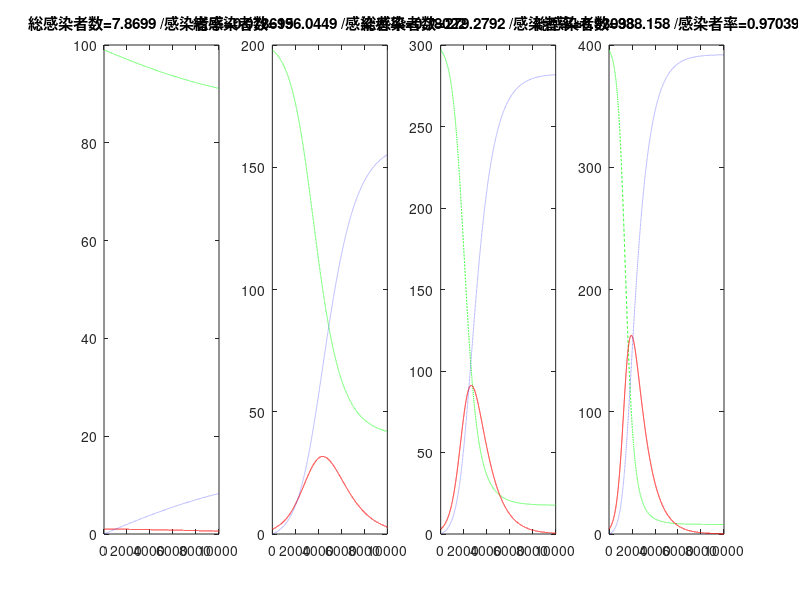

Reproduce this figure in MATLAB.
dt=0.01;Tmax=10000;
S=zeros(1,Tmax);%未感染者
I=zeros(1,Tmax);%感染者
R=zeros(1,Tmax);R(1)=0;%回復者
X=1:Tmax;
b=0.001;g=0.1;
N=[100 200 300 400];    %Nの値を要素数4のベクトルとして用意
figure('Position',[0 400 1000 250]);    %ウィンドウのサイズと位置は適宜調節して下さい
for J=1:4               %Jを1から4まで増加させる
    I(1)=N(J)*0.01;     %N(J)の値から初期の感染者数I(1)を計算
    S(1)=N(J)-I(1);     %N(J)とI(1)から初期の未感染者数S(1)を計算
    for T=1:Tmax-1      %I(1)とS(1)の値に応じてS, I, Rの時間変化を計算
        S(T+1)=S(T)+dt*( -b*S(T)*I(T)           );
        I(T+1)=I(T)+dt*(  b*S(T)*I(T) -g*I(T)   );
        R(T+1)=R(T)+dt*(               g*I(T)   );
    end
    subplot(1,4,J);plot(X,S,'g--',X,I,'r',X,R,'b:');ylim([0 N(J)]);
    title(strcat('総感染者数=',num2str(S(1)-S(Tmax)),' /感染者率=',num2str((S(1)-S(Tmax))/N(J)) ));
end     %9行目まで戻り，Jの値を増加して計算し直す
